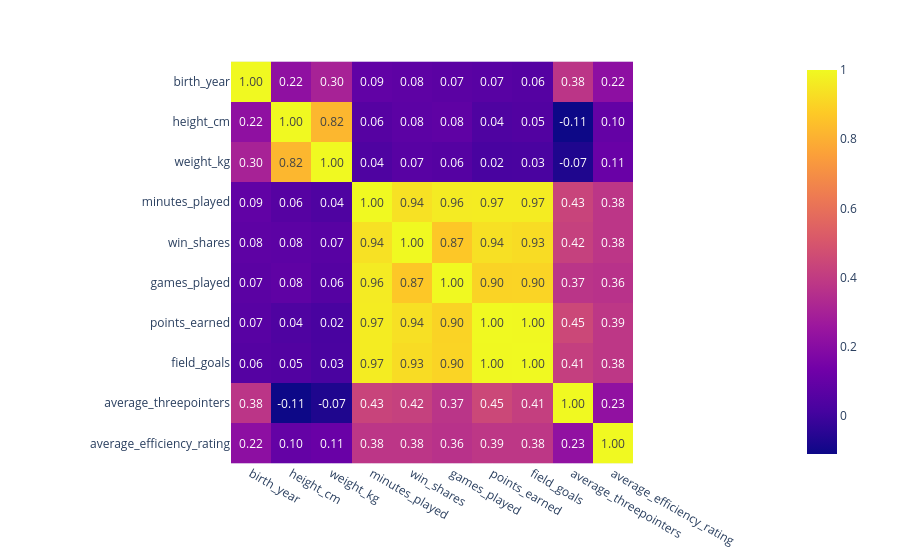

Notebook code cell kept with this figure:
### Code cell
# 1. Compute correlation matrix
players_quantitative_data = clean_players_data[
    [
        "birth_year",
        "height_cm",
        "weight_kg",
        "minutes_played",
        "win_shares",
        "games_played",
        "points_earned",
        "field_goals",
        "average_threepointers",
        "average_efficiency_rating",
    ]
]
players_correlation_matrix = players_quantitative_data.corr()

# 2. Plot heatmap representing correlation matrix
fig = px.imshow(
    players_correlation_matrix,
    text_auto=".2f",
)
fig.show()

### Figure 1 — Plotly figure (JSON) as saved in the notebook; plotly's stock layout.template omitted (floating-point values rounded to 4 significant figures)
{"data": [{"coloraxis": "coloraxis", "hovertemplate": "x: %{x}<br>y: %{y}<br>color: %{z}<extra></extra>", "name": "0", "texttemplate": "%{z:.2f}", "type": "heatmap", "x": ["birth_year", "height_cm", "weight_kg", "minutes_played", "win_shares", "games_played", "points_earned", "field_goals", "average_threepointers", "average_efficiency_rating"], "xaxis": "x", "y": ["birth_year", "height_cm", "weight_kg", "minutes_played", "win_shares", "games_played", "points_earned", "field_goals", "average_threepointers", "average_efficiency_rating"], "yaxis": "y", "z": [[1.0, 0.2223, 0.3032, 0.08982, 0.08236, 0.07384, 0.06515, 0.05646, 0.3765, 0.2164], [0.2223, 1.0, 0.8215, 0.05922, 0.07669, 0.08399, 0.03849, 0.04644, -0.1094, 0.09847], [0.3032, 0.8215, 1.0, 0.03859, 0.06511, 0.05556, 0.02192, 0.02602, -0.0714, 0.1125], [0.08982, 0.05922, 0.03859, 1.0, 0.936, 0.962, 0.9663, 0.9652, 0.4342, 0.3806], [0.08236, 0.07669, 0.06511, 0.936, 1.0, 0.8684, 0.9351, 0.9251, 0.4217, 0.3811], [0.07384, 0.08399, 0.05556, 0.962, 0.8684, 1.0, 0.9016, 0.9037, 0.3741, 0.3644], [0.06515, 0.03849, 0.02192, 0.9663, 0.9351, 0.9016, 1.0, 0.9966, 0.4494, 0.3853], [0.05646, 0.04644, 0.02602, 0.9652, 0.9251, 0.9037, 0.9966, 1.0, 0.4143, 0.3842], [0.3765, -0.1094, -0.0714, 0.4342, 0.4217, 0.3741, 0.4494, 0.4143, 1.0, 0.2281], [0.2164, 0.09847, 0.1125, 0.3806, 0.3811, 0.3644, 0.3853, 0.3842, 0.2281, 1.0]]}], "layout": {"coloraxis": {"colorscale": [[0, "#0d0887"], [0.1111, "#46039f"], [0.2222, "#7201a8"], [0.3333, "#9c179e"], [0.4444, "#bd3786"], [0.5556, "#d8576b"], [0.6667, "#ed7953"], [0.7778, "#fb9f3a"], [0.8889, "#fdca26"], [1, "#f0f921"]]}, "margin": {"t": 60}, "xaxis": {"anchor": "y", "constrain": "domain", "domain": [0, 1], "scaleanchor": "y"}, "yaxis": {"anchor": "x", "autorange": "reversed", "constrain": "domain", "domain": [0, 1]}}}
